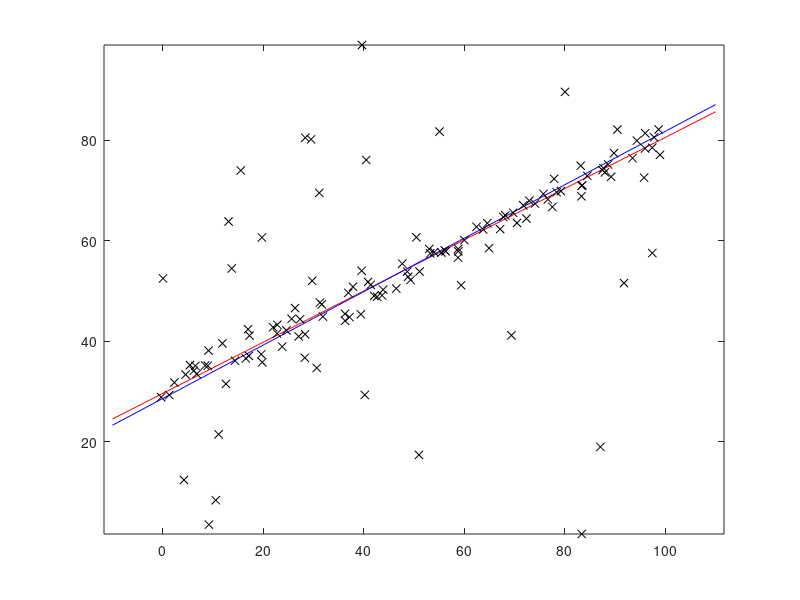

MATLAB code to generate this figure:
load('points.mat','x','y');
punti = load('points.mat','x','y');
N = 300;
T = 5;
valfit = zeros(N, 1);
valfitmax = 0;
pairo = [];
for i = 1 : N
    pos1 = randi([1, 130]);
    pos2 = randi([1, 130]);
    while pos1 == pos2
        pos2 = randi([1, 130]);
    end
    ax = x(pos1);
    ay = y(pos1);
    bx = x(pos2);
    by = y(pos2);
    
    m = (by - ay)/(bx - ax);
    q = y(pos1) - m*(x(pos1));
    for j = 1:130
        d(j) = (abs(q+m*x(j)-y(j)))/(sqrt(1+m*m));
        if d(j) <= T
            valfit(i) = valfit(i) + 1; 
            pairo = [pairo; j]; 
        end
    end
    if valfitmax <= valfit(i)
        valfitmax = valfit(i);
        posmax1 = pos1;
        posmax2 = pos2;
        mmax = m;
        qmax = q;
        pairmax = pairo;
    end
    pairo = [];
end

[n,~] = size(pairmax);
sommax = 0;
sommay = 0;
for i = 1:n
    sommax = sommax + x(pairmax(i));
end
for i = 1:n
    sommay = sommay + y(pairmax(i));
end
mediax = sommax/n;
mediay = sommay/n;

U = zeros(n,2);

for j = 1:n
    U(j,1) = x(pairmax(j)) - mediax;
    U(j,2) = y(pairmax(j)) - mediay;
end


U2 = transpose(U)*U;

[V,D] = eig(U2);

if(D(1,1) < D(2,2))
    eig_index = 1;
else
    eig_index = 2;
end

theta = atan(V(2,eig_index)/V(1,eig_index));
r = mediax * V(1,eig_index) + mediay * V(2,eig_index);

MMM = -1/tan(theta); 
BBB = r/sin(theta);

figure;
sksk = linspace(-10, 110);
plot(sksk, sksk*MMM + BBB, 'r');

hold on;



plot(sksk,mmax*sksk+qmax,'b');
hold on;
plot(x,y,'kx');
axis equal